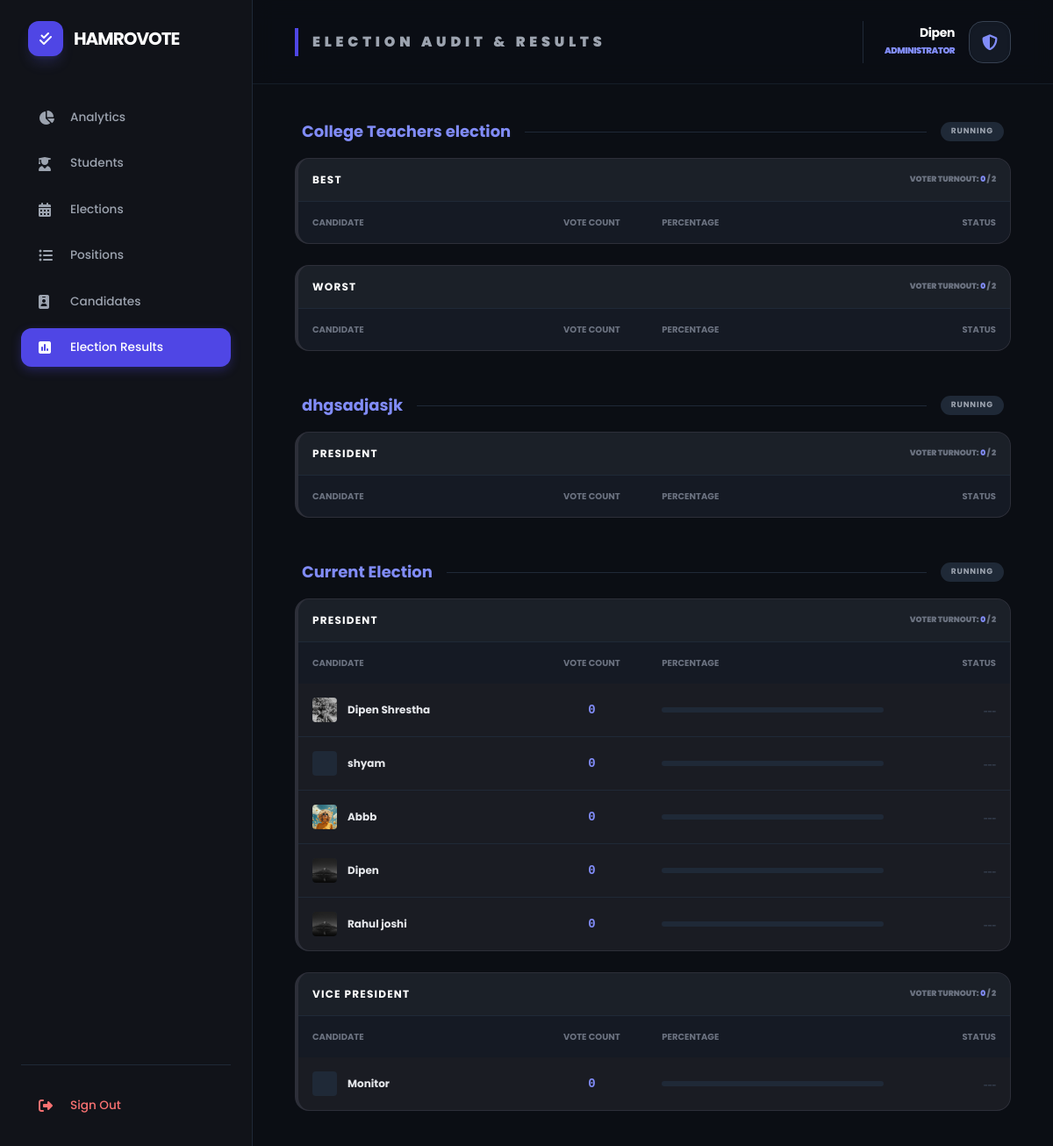
/election-results/ (signed in), run on an earlier commit of the app's database.
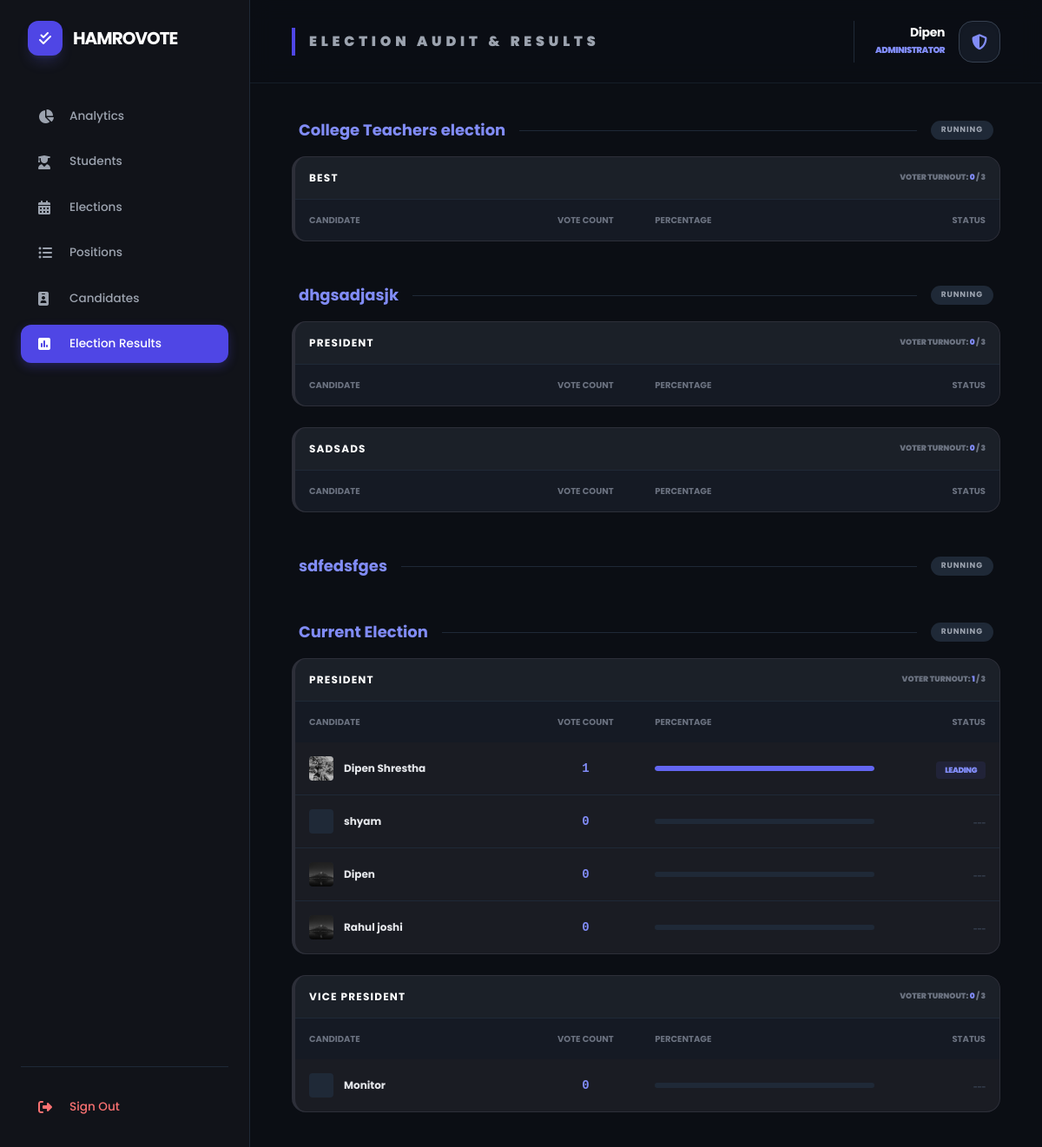
And on a later commit of the database.
### voter/models.py (models this page shows, shortened)
class Election(models.Model):
    title = models.CharField(max_length=200)
    description = models.TextField(blank=True, null=True)
    start_date = models.DateTimeField()
    end_date = models.DateTimeField()
    is_active = models.BooleanField(default=True)
    created_at = models.DateTimeField(auto_now_add=True)
    @property
    def status(self):
        now = timezone.now()
        if not self.is_active:
            return "Disabled"
        if now < self.start_date:
            return "Upcoming"
        elif now > self.end_date:
            return "Closed"
        return "Running"
    class Meta:
        ordering = ['-start_date']

class Position(models.Model):
    election = models.ForeignKey(Election, on_delete=models.CASCADE, related_name='positions')
    title = models.CharField(max_length=100)
    description = models.TextField(blank=True, null=True)
    order = models.IntegerField(default=0)
    class Meta:
        ordering = ['order']

class Candidate(models.Model):
    position = models.ForeignKey(Position, on_delete=models.CASCADE, related_name='candidates')
    name = models.CharField(max_length=100)
    bio = models.TextField()
    manifesto = models.TextField()
    photo = models.ImageField(upload_to='candidates/', blank=True, null=True)
    is_active = models.BooleanField(default=True)
    created_at = models.DateTimeField(auto_now_add=True)

### dashboard/views.py (the view)
# urls.py: path('election-results/', views.election_results, name='admin_results'),
@staff_member_required
def election_results(request):
    elections = Election.objects.all().order_by('-start_date')
    total_students = Student_list.objects.count()
    results_data = []
    for election in elections:
        pos_list = []
        for pos in election.positions.all():
            candidates = Candidate.objects.filter(position=pos).annotate(
                vote_count=Count('anonymousballot')
            ).order_by('-vote_count')
            participation_count = ParticipationLedger.objects.filter(position=pos).count()
            winner = candidates.first() if candidates.exists() and candidates.first().vote_count > 0 else None
            pos_list.append({
                'position': pos,
                'candidates': candidates,
                'turnout': participation_count,
                'winner': winner
            })
        results_data.append({
            'election': election,
            'positions': pos_list
        })
    return render(request, 'admin_results.html', {
        'results_data': results_data,
        'total_students': total_students
    })

### dashboard/templates/admin_results.html (shortened to what the changed rows need)
{% extends 'dashboard/base.html' %}
{% block page_title %}Election Audit & Results{% endblock %}
{% block content %}
<div class="w-full px-2 space-y-12">
    {% for data in results_data %}
    <div class="space-y-4">
        <div class="flex items-center gap-4 px-2">
            <h2 class="text-lg font-bold text-indigo-400">{{ data.election.title }}</h2>
            <div class="h-[1px] flex-1 bg-gray-800"></div>
            <span class="text-[9px] font-bold px-3 py-1 rounded-full bg-gray-800 text-gray-400 uppercase tracking-widest">
                {{ data.election.status }}
            </span>
        </div>
        <div class="space-y-6">
            {% for item in data.positions %}
            <div class="card overflow-hidden border-l-4 {% if data.status == 'closed' %}border-emerald-500{% endif %}">
                <div class="p-4 bg-gray-800/30 flex justify-between items-center border-b border-gray-800">
                    <h3 class="font-bold text-white uppercase tracking-widest text-xs">{{ item.position.title }}</h3>
                    <div class="text-[9px] font-black text-gray-500 uppercase">
                        Voter Turnout: <span class="text-indigo-400">{{ item.turnout }}</span> / {{ total_students }}
                    </div>
                </div>
                <table class="w-full text-left border-collapse table-fixed">
                    <thead class="text-[10px] text-gray-500 uppercase font-black bg-gray-900/50">
                        <tr>
                            <th class="p-4 w-1/3">Candidate</th>
                            <th class="p-4 w-32 text-center">Vote Count</th>
                            <th class="p-4">Percentage</th>
                            <th class="p-4 w-32 text-right">Status</th>
                        </tr>
                    </thead>
                    <tbody class="divide-y divide-gray-800">
                        {% for c in item.candidates %}
                        <tr class="hover:bg-white/5 transition">
                            <td class="p-4 truncate">
                                <div class="flex items-center gap-3">
                                    <div class="w-7 h-7 rounded bg-gray-800 overflow-hidden flex-shrink-0">
                                        {% if c.photo %}<img src="{{ c.photo.url }}" class="w-full h-full object-cover">{% endif %}
                                    </div>
                                    <span class="font-bold text-gray-200 text-xs truncate">{{ c.name }}</span>
                                </div>
                            </td>
                            <td class="p-4 text-center font-mono text-indigo-400 font-black text-sm">
                                {{ c.vote_count }}
                            </td>
                            <td class="p-4">
                                <div class="w-full bg-gray-800 h-1.5 rounded-full overflow-hidden">
                                    <div class="bg-indigo-500 h-full rounded-full" style="width: {% if item.turnout > 0 %}{% widthratio c.vote_count item.turnout 100 %}{% else %}0{% endif %}%"></div>
                                </div>
                            </td>
                            <td class="p-4 text-right">
                                {% if c == item.winner %}
                                    {% if data.election.status == "Closed" %}
                                        <span class="text-[9px] font-black text-emerald-500 bg-emerald-500/10 px-2.5 py-1 rounded uppercase tracking-tighter">Winner</span>
                                    {% else %}
                                        <span class="text-[9px] font-black text-indigo-400 bg-indigo-500/10 px-2.5 py-1 rounded uppercase tracking-tighter">Leading</span>
                                    {% endif %}
                                {% else %}
                                    <span class="text-[9px] font-bold text-gray-700 uppercase tracking-tighter">---</span>
                                {% endif %}
                            </td>
                        </tr>
                        {% endfor %}
                    </tbody>
                </table>
            </div>
            {% endfor %}
        </div>
    </div>
    {% endfor %}
</div>
{% endblock %}

What changed in the data, as far as the page shows it:
removed Position: position "WORST", turnout "0", total_students "2", shown under Election "College Teachers election"
removed Candidate: photo (picture), name "Abbb", vote_count "0", shown under Position (number 4 of 5 on the later page)
computed for Position "BEST": election "2" → "3"
computed for Position (number 2 of 5 on the later page): election "2" → "3"
added Position: position "SADSADS", turnout "0", total_students "3", shown under Election "dhgsadjasjk"
added Election: election "sdfedsfges", election.status "RUNNING"
computed for Position (number 4 of 5 on the later page): turnout "0" → "1"; id "2" → "3"
computed for Candidate "Dipen Shrestha": vote_count "0" → "1"; text "---" → "LEADING"
computed for Position "VICE PRESIDENT": total_students "2" → "3"
